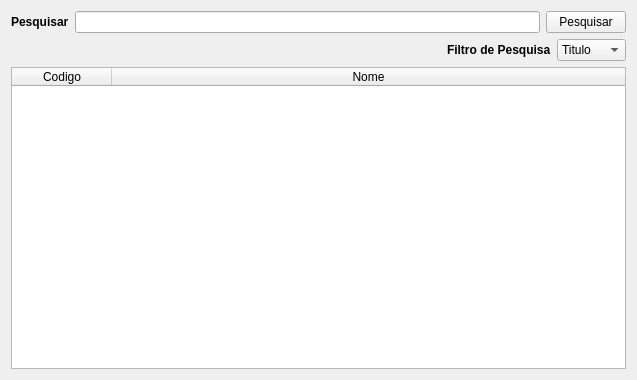
<?xml version="1.0" encoding="UTF-8"?>
<ui version="4.0">
 <class>frmConsultaAcervo</class>
 <widget class="QWidget" name="frmConsultaAcervo">
  <property name="geometry">
   <rect>
    <x>0</x>
    <y>0</y>
    <width>637</width>
    <height>380</height>
   </rect>
  </property>
  <property name="windowTitle">
   <string>Dialog</string>
  </property>
  <layout class="QVBoxLayout" name="verticalLayout">
   <item>
    <layout class="QHBoxLayout" name="horizontalLayout">
     <item>
      <widget class="QLabel" name="pesquisarLabel">
       <property name="font">
        <font>
         <weight>75</weight>
         <bold>true</bold>
        </font>
       </property>
       <property name="text">
        <string>Pesquisar</string>
       </property>
      </widget>
     </item>
     <item>
      <widget class="QLineEdit" name="pesquisarLineEdit"/>
     </item>
     <item>
      <widget class="QPushButton" name="pesquisarPushButton">
       <property name="text">
        <string>Pesquisar</string>
       </property>
      </widget>
     </item>
    </layout>
   </item>
   <item>
    <layout class="QHBoxLayout" name="horizontalLayout_2">
     <item>
      <spacer name="horizontalSpacer">
       <property name="orientation">
        <enum>Qt::Horizontal</enum>
       </property>
       <property name="sizeHint" stdset="0">
        <size>
         <width>40</width>
         <height>20</height>
        </size>
       </property>
      </spacer>
     </item>
     <item>
      <widget class="QLabel" name="filtroDePesquisaLabel">
       <property name="font">
        <font>
         <weight>75</weight>
         <bold>true</bold>
        </font>
       </property>
       <property name="text">
        <string>Filtro de Pesquisa</string>
       </property>
      </widget>
     </item>
     <item>
      <widget class="QComboBox" name="filtroDePesquisaComboBox">
       <item>
        <property name="text">
         <string>Titulo</string>
        </property>
       </item>
       <item>
        <property name="text">
         <string>Autor</string>
        </property>
       </item>
       <item>
        <property name="text">
         <string>Editora</string>
        </property>
       </item>
       <item>
        <property name="text">
         <string>ISBN</string>
        </property>
       </item>
      </widget>
     </item>
    </layout>
   </item>
   <item>
    <widget class="QTableWidget" name="tableWidget">
     <attribute name="horizontalHeaderStretchLastSection">
      <bool>true</bool>
     </attribute>
     <column>
      <property name="text">
       <string>Codigo</string>
      </property>
     </column>
     <column>
      <property name="text">
       <string>Nome</string>
      </property>
     </column>
    </widget>
   </item>
  </layout>
 </widget>
 <resources/>
 <connections/>
</ui>
